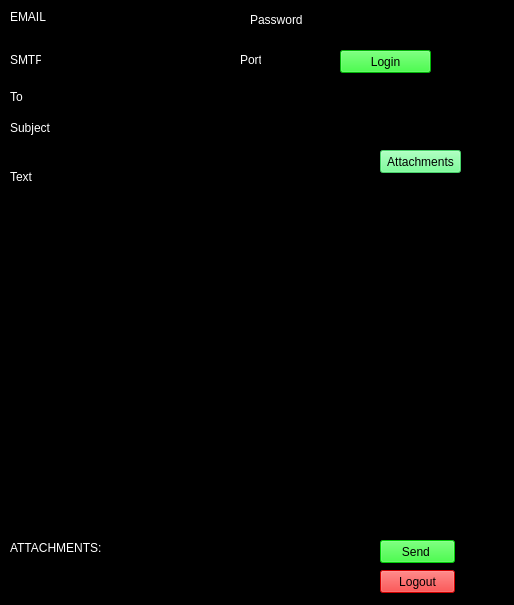
<?xml version="1.0" encoding="UTF-8"?>
<ui version="4.0">
 <class>MainWindow</class>
 <widget class="QMainWindow" name="MainWindow">
  <property name="enabled">
   <bool>true</bool>
  </property>
  <property name="geometry">
   <rect>
    <x>0</x>
    <y>0</y>
    <width>514</width>
    <height>605</height>
   </rect>
  </property>
  <property name="cursor">
   <cursorShape>ArrowCursor</cursorShape>
  </property>
  <property name="windowTitle">
   <string>IMPLEMENTATION SMTP SERVER </string>
  </property>
  <property name="styleSheet">
   <string notr="true">background-color: rgb(255, 208, 245);
font: 9pt &quot;MS Shell Dlg 2&quot;;
color: rgb(255, 255, 255);
background-color: rgb(0, 0, 0);
border-top-color: rgb(0, 0, 0);</string>
  </property>
  <property name="animated">
   <bool>true</bool>
  </property>
  <widget class="QWidget" name="centralwidget">
   <widget class="QLabel" name="label">
    <property name="enabled">
     <bool>true</bool>
    </property>
    <property name="geometry">
     <rect>
      <x>10</x>
      <y>10</y>
      <width>47</width>
      <height>13</height>
     </rect>
    </property>
    <property name="text">
     <string>EMAIL</string>
    </property>
   </widget>
   <widget class="QLineEdit" name="EMAILBOX">
    <property name="geometry">
     <rect>
      <x>50</x>
      <y>10</y>
      <width>171</width>
      <height>20</height>
     </rect>
    </property>
    <property name="styleSheet">
     <string notr="true">color: rgb(255, 255, 255);</string>
    </property>
   </widget>
   <widget class="QLabel" name="label_2">
    <property name="enabled">
     <bool>true</bool>
    </property>
    <property name="geometry">
     <rect>
      <x>250</x>
      <y>10</y>
      <width>61</width>
      <height>20</height>
     </rect>
    </property>
    <property name="text">
     <string>&lt;html&gt;&lt;head/&gt;&lt;body&gt;&lt;p&gt;Password&lt;/p&gt;&lt;/body&gt;&lt;/html&gt;</string>
    </property>
   </widget>
   <widget class="QLineEdit" name="PASSWORDBOX">
    <property name="geometry">
     <rect>
      <x>310</x>
      <y>10</y>
      <width>121</width>
      <height>20</height>
     </rect>
    </property>
    <property name="styleSheet">
     <string notr="true">color: rgb(255, 255, 255);</string>
    </property>
    <property name="echoMode">
     <enum>QLineEdit::Password</enum>
    </property>
   </widget>
   <widget class="QLineEdit" name="PORTBOX">
    <property name="geometry">
     <rect>
      <x>270</x>
      <y>50</y>
      <width>41</width>
      <height>20</height>
     </rect>
    </property>
    <property name="styleSheet">
     <string notr="true">color: rgb(255, 255, 255);</string>
    </property>
    <property name="echoMode">
     <enum>QLineEdit::Normal</enum>
    </property>
   </widget>
   <widget class="QLabel" name="label_3">
    <property name="enabled">
     <bool>true</bool>
    </property>
    <property name="geometry">
     <rect>
      <x>10</x>
      <y>50</y>
      <width>31</width>
      <height>20</height>
     </rect>
    </property>
    <property name="text">
     <string>SMTP</string>
    </property>
   </widget>
   <widget class="QLabel" name="label_4">
    <property name="enabled">
     <bool>true</bool>
    </property>
    <property name="geometry">
     <rect>
      <x>240</x>
      <y>50</y>
      <width>21</width>
      <height>20</height>
     </rect>
    </property>
    <property name="text">
     <string>Port</string>
    </property>
   </widget>
   <widget class="QLineEdit" name="SMTPBOX">
    <property name="geometry">
     <rect>
      <x>50</x>
      <y>50</y>
      <width>171</width>
      <height>20</height>
     </rect>
    </property>
    <property name="styleSheet">
     <string notr="true">color: rgb(255, 255, 255);</string>
    </property>
   </widget>
   <widget class="QPushButton" name="LOGINBUTTON">
    <property name="geometry">
     <rect>
      <x>340</x>
      <y>50</y>
      <width>91</width>
      <height>23</height>
     </rect>
    </property>
    <property name="styleSheet">
     <string notr="true">background-color: rgb(3, 255, 11);
color: rgb(0, 0, 0);</string>
    </property>
    <property name="text">
     <string>Login</string>
    </property>
   </widget>
   <widget class="QLabel" name="label_5">
    <property name="enabled">
     <bool>true</bool>
    </property>
    <property name="geometry">
     <rect>
      <x>10</x>
      <y>90</y>
      <width>47</width>
      <height>13</height>
     </rect>
    </property>
    <property name="text">
     <string>To</string>
    </property>
   </widget>
   <widget class="QLineEdit" name="TOBOX">
    <property name="enabled">
     <bool>false</bool>
    </property>
    <property name="geometry">
     <rect>
      <x>50</x>
      <y>90</y>
      <width>381</width>
      <height>20</height>
     </rect>
    </property>
   </widget>
   <widget class="QLineEdit" name="SUBJECTBOX">
    <property name="enabled">
     <bool>false</bool>
    </property>
    <property name="geometry">
     <rect>
      <x>60</x>
      <y>120</y>
      <width>371</width>
      <height>20</height>
     </rect>
    </property>
   </widget>
   <widget class="QLabel" name="label_6">
    <property name="enabled">
     <bool>true</bool>
    </property>
    <property name="geometry">
     <rect>
      <x>10</x>
      <y>120</y>
      <width>41</width>
      <height>16</height>
     </rect>
    </property>
    <property name="text">
     <string>Subject</string>
    </property>
   </widget>
   <widget class="QTextEdit" name="TEXTBOX">
    <property name="enabled">
     <bool>false</bool>
    </property>
    <property name="geometry">
     <rect>
      <x>10</x>
      <y>190</y>
      <width>451</width>
      <height>341</height>
     </rect>
    </property>
    <property name="autoFillBackground">
     <bool>false</bool>
    </property>
    <property name="styleSheet">
     <string notr="true">gridline-color: rgb(255, 255, 255);
border-top-color: rgb(255, 255, 255);
border-color: rgb(255, 255, 255);</string>
    </property>
   </widget>
   <widget class="QLabel" name="label_7">
    <property name="geometry">
     <rect>
      <x>10</x>
      <y>170</y>
      <width>47</width>
      <height>13</height>
     </rect>
    </property>
    <property name="text">
     <string>Text</string>
    </property>
   </widget>
   <widget class="QPushButton" name="SENDBUTTON">
    <property name="enabled">
     <bool>false</bool>
    </property>
    <property name="geometry">
     <rect>
      <x>380</x>
      <y>540</y>
      <width>75</width>
      <height>23</height>
     </rect>
    </property>
    <property name="styleSheet">
     <string notr="true">background-color: rgb(3, 255, 11);
color: rgb(0, 0, 0);</string>
    </property>
    <property name="text">
     <string>Send </string>
    </property>
   </widget>
   <widget class="QPushButton" name="ATTACHMENTSBUTTON">
    <property name="enabled">
     <bool>false</bool>
    </property>
    <property name="geometry">
     <rect>
      <x>380</x>
      <y>150</y>
      <width>81</width>
      <height>23</height>
     </rect>
    </property>
    <property name="styleSheet">
     <string notr="true">background-color: rgb(85, 255, 127);
color: rgb(0, 0, 0);</string>
    </property>
    <property name="text">
     <string>Attachments</string>
    </property>
   </widget>
   <widget class="QLabel" name="label_8">
    <property name="enabled">
     <bool>true</bool>
    </property>
    <property name="geometry">
     <rect>
      <x>10</x>
      <y>540</y>
      <width>331</width>
      <height>16</height>
     </rect>
    </property>
    <property name="text">
     <string>ATTACHMENTS: </string>
    </property>
   </widget>
   <widget class="QPushButton" name="LOGOUTBUTTON">
    <property name="enabled">
     <bool>false</bool>
    </property>
    <property name="geometry">
     <rect>
      <x>380</x>
      <y>570</y>
      <width>75</width>
      <height>23</height>
     </rect>
    </property>
    <property name="styleSheet">
     <string notr="true">background-color: rgb(255, 0, 0);
color: rgb(0, 0, 0);</string>
    </property>
    <property name="text">
     <string>Logout</string>
    </property>
   </widget>
  </widget>
 </widget>
 <resources/>
 <connections/>
</ui>
